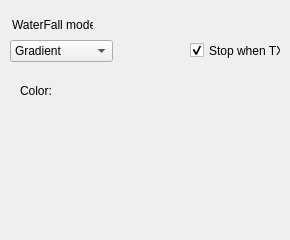
     <widget class="QWidget" name="tab_2">
      <attribute name="title">
       <string>Waterfall</string>
      </attribute>
      <widget class="QLabel" name="label_64">
       <property name="geometry">
        <rect>
         <x>12</x>
         <y>14</y>
         <width>81</width>
         <height>21</height>
        </rect>
       </property>
       <property name="text">
        <string>WaterFall mode:</string>
       </property>
      </widget>
      <widget class="QComboBox" name="cbWfMode">
       <property name="geometry">
        <rect>
         <x>10</x>
         <y>40</y>
         <width>103</width>
         <height>22</height>
        </rect>
       </property>
       <item>
        <property name="text">
         <string>Gradient</string>
        </property>
       </item>
       <item>
        <property name="text">
         <string>Rainbow</string>
        </property>
       </item>
      </widget>
      <widget class="QStackedWidget" name="stackedWidget_2">
       <property name="geometry">
        <rect>
         <x>10</x>
         <y>70</y>
         <width>161</width>
         <height>161</height>
        </rect>
       </property>
       <property name="currentIndex">
        <number>0</number>
       </property>
       <widget class="QWidget" name="page_3">
        <widget class="QLabel" name="label_86">
         <property name="geometry">
          <rect>
           <x>10</x>
           <y>10</y>
           <width>41</width>
           <height>21</height>
          </rect>
         </property>
         <property name="text">
          <string>Color:</string>
         </property>
        </widget>
        <widget class="QWidget" name="WdgWfGradColor" native="true">
         <property name="geometry">
          <rect>
           <x>60</x>
           <y>10</y>
           <width>50</width>
           <height>25</height>
          </rect>
         </property>
        </widget>
       </widget>
       <widget class="QWidget" name="page_4"/>
      </widget>
      <widget class="QCheckBox" name="chbStopWhenTx">
       <property name="geometry">
        <rect>
         <x>190</x>
         <y>42</y>
         <width>91</width>
         <height>17</height>
        </rect>
       </property>
       <property name="text">
        <string>Stop when TX</string>
       </property>
       <property name="checkable">
        <bool>true</bool>
       </property>
       <property name="checked">
        <bool>true</bool>
       </property>
       <property name="tristate">
        <bool>false</bool>
       </property>
      </widget>
     </widget>
